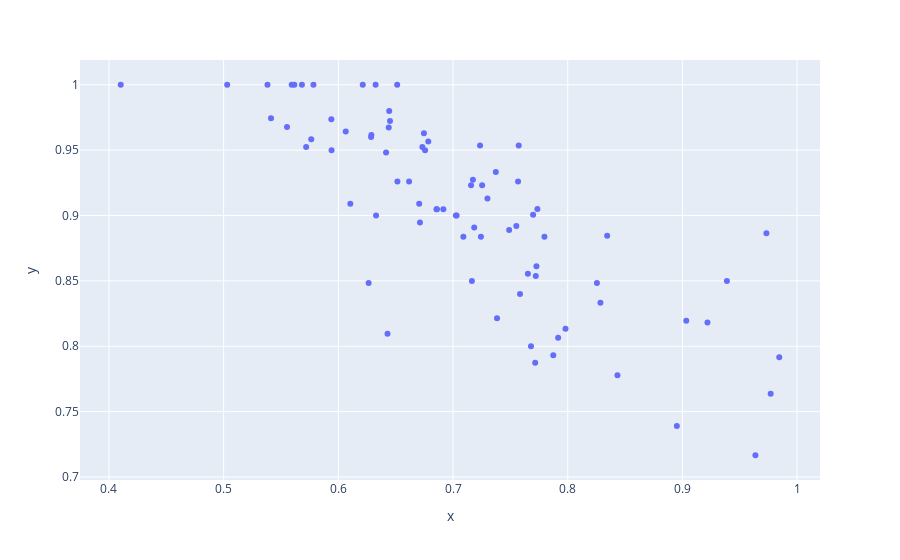

Write notebook code for a chart like this one.
### Code cell
### Add a Plot of Coverage vs. actual std

# get the actual std
actual_std = hh.df.loc[tt._test_slice, 'planned_service_time_log'].groupby(h3_index).std()


fig = px.scatter(
    x=actual_std,
    y=coverage_df,
)

fig.show()
